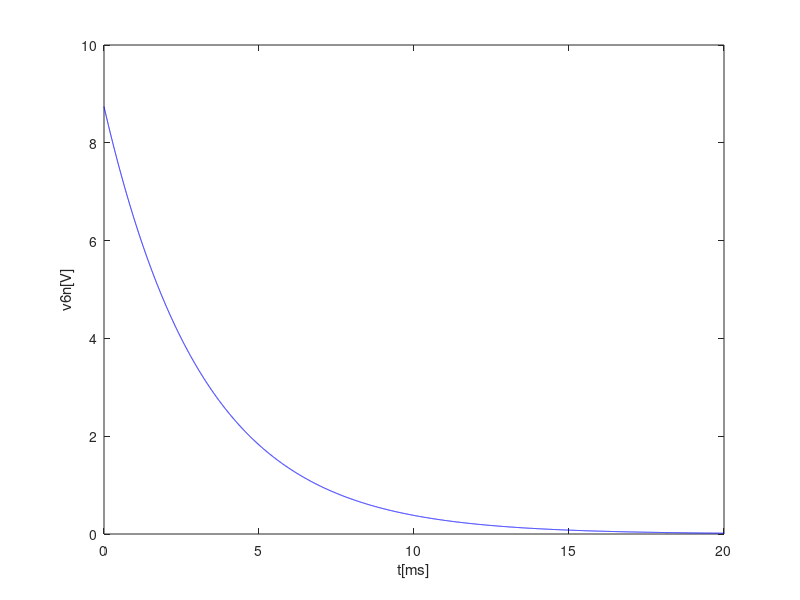
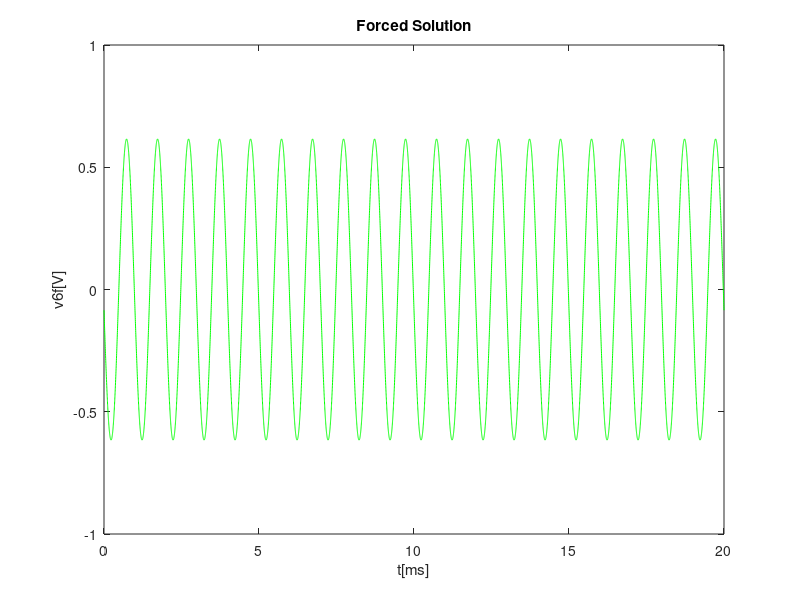
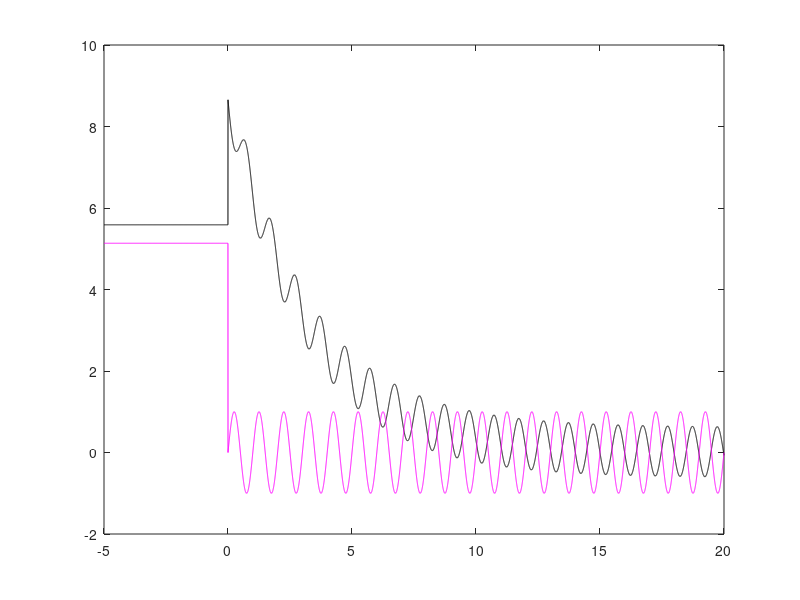

These figures' MATLAB source, in order:
R1 = 1049.1247892548885
R2 = 2057.0374101847353
R3 = 3145.8663326009977
R4 = 4120.366732089611
R5 = 3092.7962413464845
R6 = 2078.6230379467447
R7 = 1047.2117985101572
Vs = 5.1341639347415216
Kb = 0.007269088977559832
Kd = 8043.058819127204

A = [1,0,0,0,0,0,0 ; -(1/R1),(1/R3)+(1/R2)+(1/R1),-(1/R2),-(1/R3),0,0,0 ; 0,(Kb+(1/R2)),(-1/R2),(-Kb),0,0,0 ; 0,(1/R3),0,(-(1/R4)-(1/R5)-(1/R3)),(1/R5),(1/R7),-(1/R7) ; 0,(-Kb),0,(Kb+(1/R5)),(-1/R5),0,0 ; 0,0,0,0,0,((1/R6)+(1/R7)),(-1/R7);0,0,0,1,0,Kd/R6,-1];

B = inv(A);

E = [Vs;0;0;0;0;0;0];

D = B*E;

H = [-(1/R1),0, -(1/R4),0, -(1/R6),0,0,0,0;-(1/R1)-(1/R2)-(1/R3), 1/R2,1/R3,0,0,0,0,0,0; (-Kb -(1/R2)),1/R2,Kb,0,0,0,0,0,0;0,0,1,0,Kd/R6,-1,0,0,0;0,0,0,0,(1/R6+1/R7),-(1/R7),0,0,0;0,0,0,1,0,-1,0,0,0;Kb,0,-Kb,0,0,0,0,-1,0;0,0,1/R5,-(1/R5),0,0,-1,0,0;0,0,0,0,0,0,-1,1,-1];

Vx = D(5)-D(7)

Z= [0;0;0;0;0;Vx;0;0;0];

T = inv(H);

X = T*Z;

Req = (X(4)-X(6))/X(9);
sprintf("%.6f\n",X)

C = 1.031099e-6;

Tau = Req*C;

t = 0:2e-6:20e-3;

v6n = X(4)*exp(-t/Tau);

v8n = X(6)*exp(-t/Tau);

f1 = figure();

plot(t*1000,v6n,"b");

xlabel("t[ms]");

ylabel("v6n[V]");

print(f1,"natural_solution.eps","-depsc");


%forced solution

w = 2*pi*1000;
Zc = 1/(j*w*C);

G = [1,0,0,0,0,0,0; 1/R1, -(1/R1)-(1/R2)-(1/R3), 1/R2, 1/R3,0,0,0; 0, (-(1/R2)-Kb), 1/R2, Kb, 0,0,0; 0, 1/R3,0,(-(1/R5)-(1/R3)-(1/R4)), (1/R5 +1/Zc), (1/R7),(-(1/R7)-(1/Zc)); 0,Kb,0,(-(1/R5)-Kb),(1/R5+1/Zc),0,-(1/Zc);0,0,0,0,0,(-(1/R6)-(1/R7)),1/R7;0,0,0,1,0,Kd/R6,-1];
Q = [1;0;0;0;0;0;0];
L = inv(G);
P = L*Q;
sprintf("%.6f\n",P)

Gain = abs(P(5));
Phase = angle(P(5));

t = 0:2e-6:20e-3;
v6f = Gain*sin(w*t+Phase);
f2 = figure();
plot(t*1000,v6f,"g");
xlabel("t[ms]");
ylabel("v6f[V]");
title("Forced Solution");
print(f2,"forced_solution.eps","-depsc");


%total solution

t = -5e-3:2e-6:20e-3;
moment1 = t<0; moment2 = t>=0;
V6(moment1) = D(5);
V6(moment2) = X(4)*exp((-t(moment2))/Tau) + Gain*sin(w*(t(moment2))+Phase);
vs(moment1) = Vs;
vs(moment2) = sin(w*(t(moment2)));
f5 = figure();
plot(t*1000,V6,"k",t*1000,vs,"m");
	
	
	

